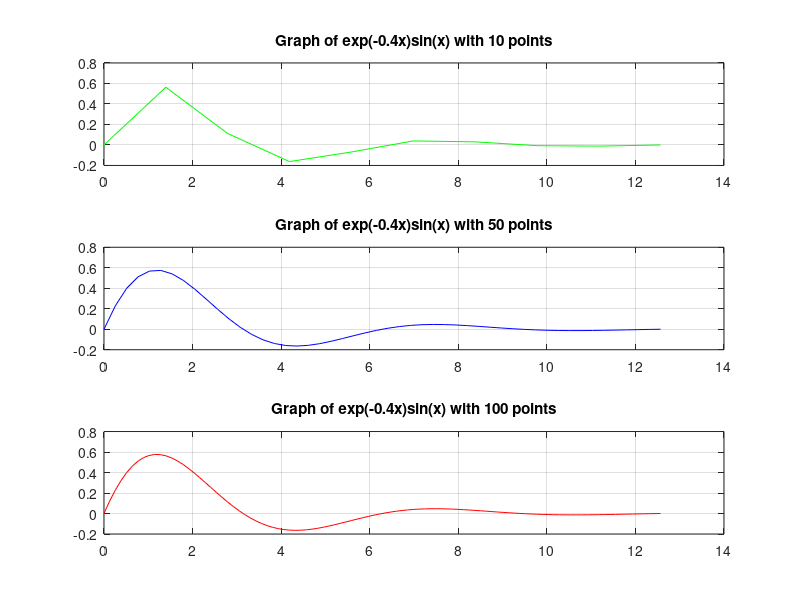

This chart was generated by the following MATLAB code:
clc; clear;

x1 = linspace(0, 4*pi, 10);
x2 = linspace(0, 4*pi, 50);
x3 = linspace(0, 4*pi, 100);


y1 = exp(-0.4 * x1) .* sin(x1);
y2 = exp(-0.4 * x2) .* sin(x2);
y3 = exp(-0.4 * x3) .* sin(x3);

subplot(3,1,1)
plot(x1,y1, 'g-');
grid on;
title('Graph of exp(-0.4x)sin(x) with 10 points')

subplot(3,1,2)
plot(x2,y2, 'b-');
grid on;
title('Graph of exp(-0.4x)sin(x) with 50 points')

subplot(3,1,3)
plot(x3,y3, 'r-');
grid on;
title('Graph of exp(-0.4x)sin(x) with 100 points');
